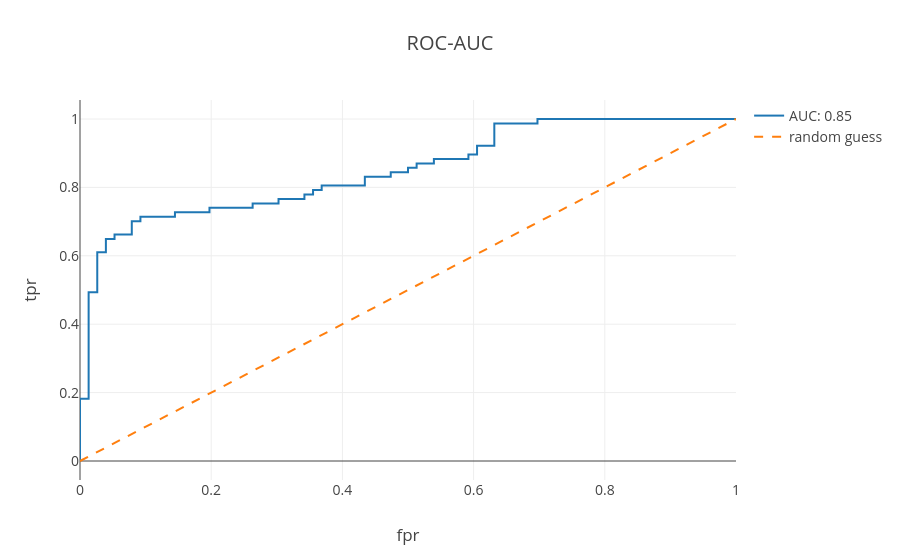

This figure's notebook cell:
### Code cell
trace = go.Scatter(x=fpr, y=tpr, name=f'AUC: {auc_score:.2f}')
trace45 = go.Scatter(x=[0,1], y=[0,1], name='random guess', mode='lines', 
                     line=dict(dash='dash'))

layout = go.Layout(title='ROC-AUC',
                  xaxis={'title':'fpr'},
                  yaxis={'title':'tpr'},
                  font=dict(size=14))
fig = go.Figure(data=[trace, trace45],
               layout=layout)
iplot(fig)

### Figure 1 — Plotly figure (JSON) as saved in the notebook; plotly's stock layout.template omitted (floating-point values rounded to 4 significant figures)
{"data": [{"name": "AUC: 0.85", "type": "scatter", "uid": "1d11d30f-19eb-4cce-b128-2161e51181f5", "x": [0, 0, 0, 0.01316, 0.01316, 0.02632, 0.02632, 0.03947, 0.03947, 0.05263, 0.05263, 0.07895, 0.07895, 0.09211, 0.09211, 0.1447, 0.1447, 0.1974, 0.1974, 0.2632, 0.2632, 0.3026, 0.3026, 0.3421, 0.3421, 0.3553, 0.3553, 0.3684, 0.3684, 0.4342, 0.4342, 0.4737, 0.4737, 0.5, 0.5, 0.5132, 0.5132, 0.5395, 0.5395, 0.5921, 0.5921, 0.6053, 0.6053, 0.6316, 0.6316, 0.6974, 0.6974, 1], "y": [0, 0.01299, 0.1818, 0.1818, 0.4935, 0.4935, 0.6104, 0.6104, 0.6494, 0.6494, 0.6623, 0.6623, 0.7013, 0.7013, 0.7143, 0.7143, 0.7273, 0.7273, 0.7403, 0.7403, 0.7532, 0.7532, 0.7662, 0.7662, 0.7792, 0.7792, 0.7922, 0.7922, 0.8052, 0.8052, 0.8312, 0.8312, 0.8442, 0.8442, 0.8571, 0.8571, 0.8701, 0.8701, 0.8831, 0.8831, 0.8961, 0.8961, 0.9221, 0.9221, 0.987, 0.987, 1, 1]}, {"line": {"dash": "dash"}, "mode": "lines", "name": "random guess", "type": "scatter", "uid": "3c2a90c8-4a6a-49ee-8808-da01d950a636", "x": [0, 1], "y": [0, 1]}], "layout": {"font": {"size": 14}, "title": {"text": "ROC-AUC"}, "xaxis": {"title": {"text": "fpr"}}, "yaxis": {"title": {"text": "tpr"}}}}
